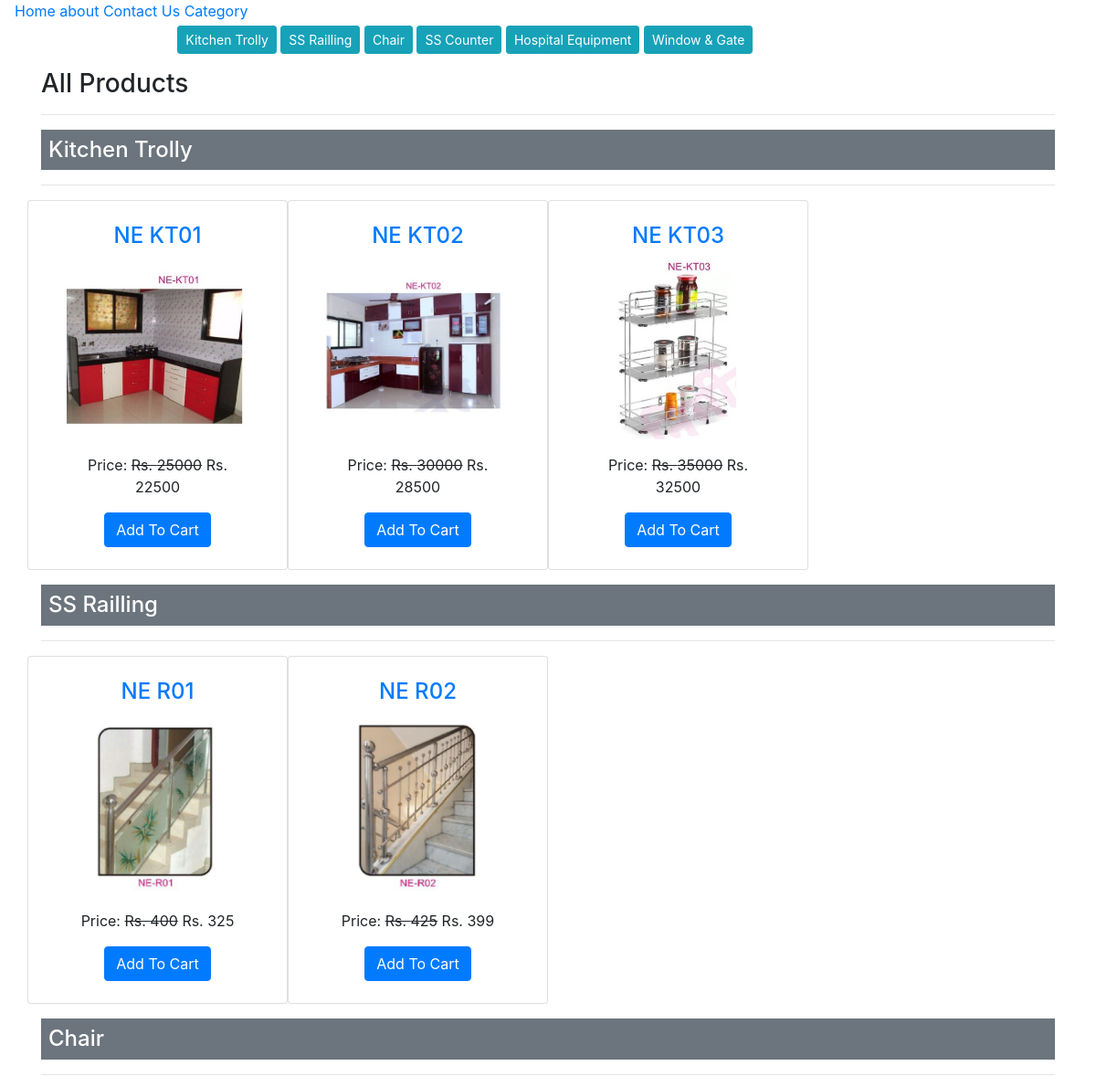
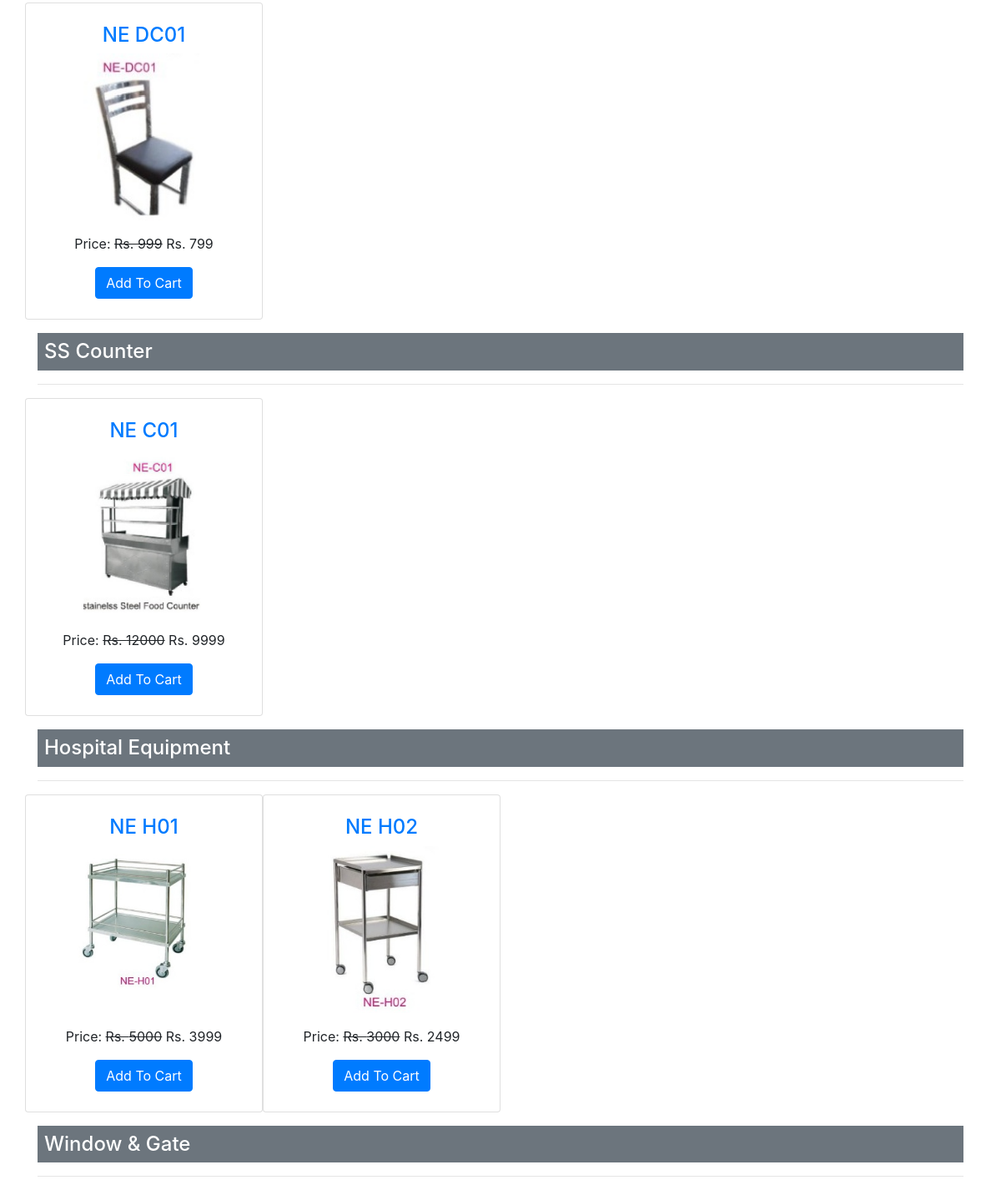
The page /all-products/ on the database its author committed (2 pictures, top to bottom).
### ecomapp/models.py (models this page shows, shortened)
class Category(models.Model):
    title = models.CharField(max_length=200)
    slug = models.SlugField(unique=True)

class Product(models.Model):
    title = models.CharField(max_length=200)
    slug = models.SlugField(unique=True)
    category = models.ForeignKey(Category, on_delete=models.CASCADE)
    image = models.ImageField(upload_to="products")
    marked_price = models.PositiveIntegerField()
    selling_price = models.PositiveIntegerField()
    description = models.TextField()
    warranty = models.CharField(max_length=300, null=True, blank=True)
    return_policy = models.CharField(max_length=300, null=True, blank=True)
    view_count = models.PositiveIntegerField(default=0)

### ecomapp/views.py (the view)
# urls.py: path("all-products/", AllProductsView.as_view(),name="allproducts"),
class AllProductsView(TemplateView):
    template_name = "allproducts.html"
    def get_context_data(self, **kwargs):
        context = super().get_context_data(**kwargs)
        context['allcategories'] = Category.objects.all()
        return context

### templates/allproducts.html (shortened to what this page needs)
{% extends 'base.html' %}
{% block content %}
<div class="container">
    <h3>All Products</h3><hr>
    {% for cat in allcategories %}
    <h4 class='p-2 mb-2 bg-secondary text-white'>{{cat.title}}</h4><hr>
    <div class="row">
        {% for p in cat.product_set.all %}
        <div class="col-md-3 mb-3 card text-center">
            <div class="m-4">
                <h4><a href="{% url 'ecomapp:productdetail' p.slug %}">{{p.title}}</a></h4>
                <img src="{{p.image.url}}" class="rounded mx-auto d-block img-fluid"  style="height: 200px; width:'200px'; object-fit: contain;" alt=""">
                <p class="mt-3">Price: <strike>Rs. {{p.marked_price}}</strike> Rs. {{p.selling_price}}</p>
                <a href="{% url 'ecomapp:addtocart' p.id %}" class="btn btn-primary">Add To Cart</a>
            </div>
        </div>
        {% endfor %}
    </div>
    {% endfor %}
</div>
{% endblock %}

### templates/base.html (shortened to what this page needs)
<!DOCTYPE html>
<html lang="en">
<head>
    <link rel="stylesheet" href="">
    <link rel="stylesheet" href="">
    <link rel="stylesheet" href="https://stackpath.bootstrapcdn.com/bootstrap/4.5.2/css/bootstrap.min.css">
</head>
<body>
    <div class="ml-3">
    <a href="{% url 'ecomapp:home' %}">Home</a>
    <a href="{% url 'ecomapp:about' %}">about</a>
    <a href="{% url 'ecomapp:contact' %}">Contact Us</a>
    <a href="{% url 'ecomapp:allproducts' %}">Category</a>
    <div class="d-grid gap-2 col-10 text-center mt-1">
        {% for cat in allcategories %}
    <a class="btn btn-info btn-sm mb-3" href="{% url 'ecomapp:categorydeatil' cat.id %}"> {{cat.title}}</a>
    {% endfor %}
    </div>
</div>
{% block content %}
{% endblock %}
</body>
</html>

### rows shown on the page
Category: title "Kitchen Trolly"
Category: title "SS Railling"
Category: title "Chair"
Category: title "SS Counter"
Category: title "Hospital Equipment"
Category: title "Window & Gate"
Product: title "NE KT01", image (picture), marked_price "25000", selling_price "22500"
Product: title "NE KT02", image (picture), marked_price "30000", selling_price "28500"
Product: title "NE KT03", image (picture), marked_price "35000", selling_price "32500"
Product: title "NE R01", image (picture), marked_price "400", selling_price "325"
Product: title "NE R02", image (picture), marked_price "425", selling_price "399"
Product: title "NE DC01", image (picture), marked_price "999", selling_price "799"
Product: title "NE C01", image (picture), marked_price "12000", selling_price "9999"
Product: title "NE H01", image (picture), marked_price "5000", selling_price "3999"
Product: title "NE H02", image (picture), marked_price "3000", selling_price "2499"
